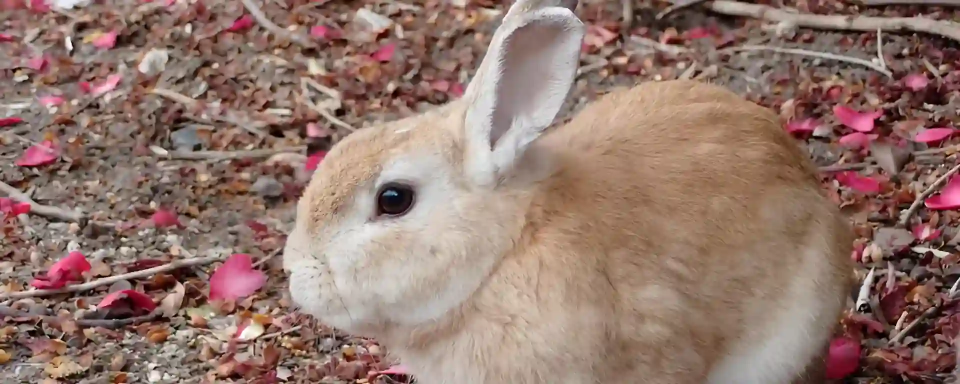
#> input picture portfolio/fuwamoco/img/3-match-puzzle.webp, 1920 x 768 px (shown at 1/2 size); its folder holds only this picture in this run
$ python resize_and_rename800.py
#> lines starting #> are read from the running program, lines starting #| are printed output that depends on the picture
import os
from PIL import Image

# --- ▼ 設定項目 ▼ ---

# リサイズ後の画像の幅（ピクセル単位）
TARGET_WIDTH = 800  # ★★★ ここを 300 から 800 に変更 ★★★

# ファイル名の末尾に追加する接尾辞
SUFFIX = '_large'   # ★★★ ここを '_thumb' から '_large' などに変更 ★★★

# 処理対象の画像があるフォルダ（このスクリプトと同じ場所）
SOURCE_DIRECTORY = '.'

# --- ▲ 設定はここまで ▲ ---


def resize_and_rename_images():
    """
    カレントディレクトリ内のWebP画像をリサイズし、
    指定された接尾辞を付けて保存する。
    """
    print(f"--- 幅{TARGET_WIDTH}pxの画像リサイズ処理を開始します ---")

    try:
        files = os.listdir(SOURCE_DIRECTORY)
        processed_count = 0
    except FileNotFoundError:
        print(f"エラー: フォルダが見つかりません -> {os.path.abspath(SOURCE_DIRECTORY)}")
        return

    for filename in files:
        # WebP画像であり、かつ、まだリサイズされていない元画像のみを対象とする
        # (例: _thumb.webp や _large.webp で終わるファイルは無視する)
        if filename.lower().endswith('.webp') and '_thumb' not in filename.lower() and '_large' not in filename.lower():

            image_path = os.path.join(SOURCE_DIRECTORY, filename)

            try:
                with Image.open(image_path) as img:
#> img is the input picture: PIL image 1920x768 RGB; mean R, G, B 146.3, 118.2, 108.2
                    width, height = img.size
#> width = 1920; height = 768
                    if width == 0: continue

                    # ★★★ アスペクト比を厳密に16:9 (高さ = 幅 * 9/16) に固定するロジックを追加 ★★★
                    new_height = int(TARGET_WIDTH * 9 / 16)

                    resized_img = img.resize((TARGET_WIDTH, new_height), Image.Resampling.LANCZOS)
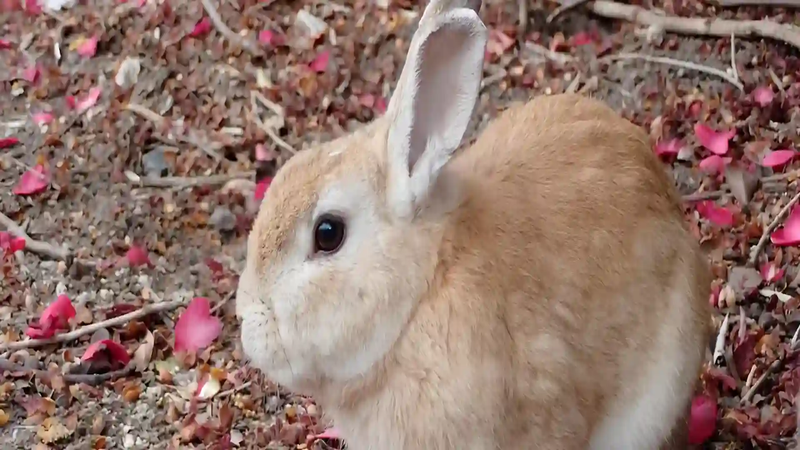
#> resized_img: PIL image 800x450 RGB; mean R, G, B 146.3, 118.2, 108.2

                    name, ext = os.path.splitext(filename)
                    new_filename = f"{name}{SUFFIX}{ext}"

                    output_path = os.path.join(SOURCE_DIRECTORY, new_filename)
                    resized_img.save(output_path, 'WEBP')

                    print(f"処理成功: {filename} -> {new_filename} ({TARGET_WIDTH} x {new_height})")
                    processed_count += 1

            except Exception as e:
                print(f"エラー: {filename} の処理に失敗しました。理由: {e}")

    if processed_count == 0:
        print("\n処理対象の新しいWebP画像が見つかりませんでした。")
    else:
        print(f"\n--- 処理完了 ---")
        print(f"{processed_count}個の画像をリサイズしました。")


if __name__ == "__main__":
    resize_and_rename_images()
